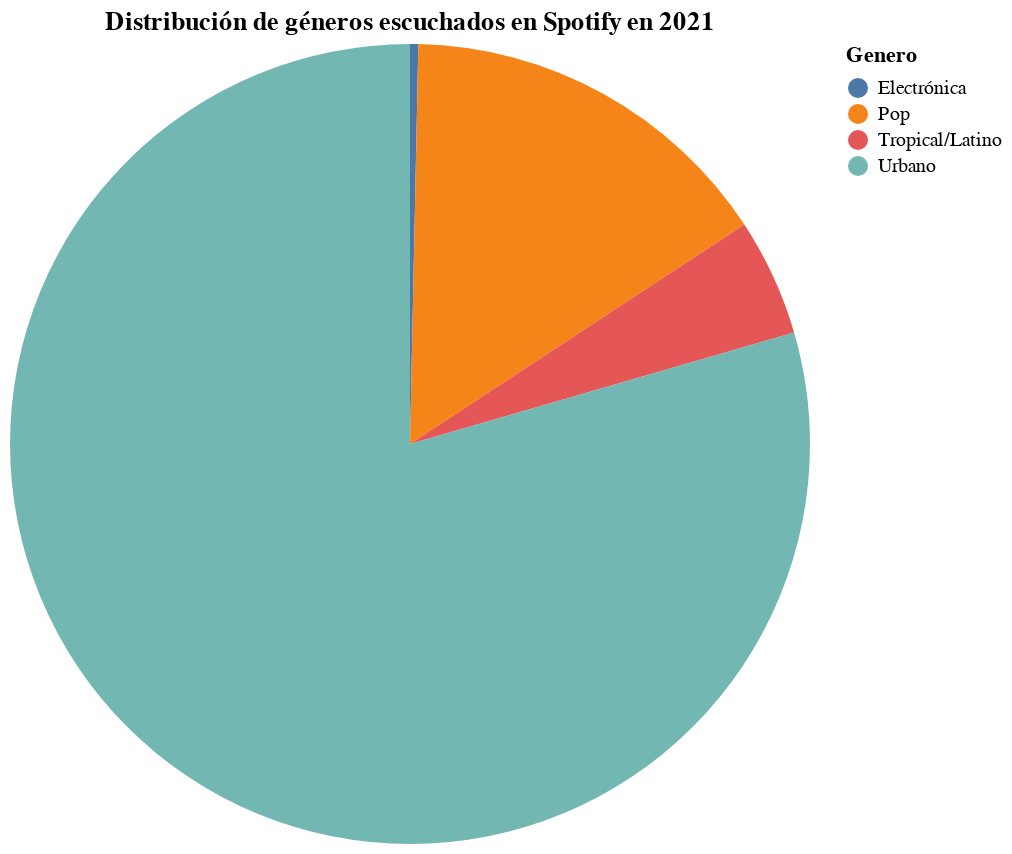

Write notebook code for a chart like this one.
### Code cell
df = pd.read_csv("Spotify2021Listo.csv")


genero_counts = (
    df.groupby("Genero")
      .size()
      .reset_index(name="Cantidad")
)


total = genero_counts["Cantidad"].sum()
genero_counts["Porcentaje"] = 100 * genero_counts["Cantidad"] / total

pie = (
    alt.Chart(genero_counts)
       .mark_arc()
       .encode(
           theta="Cantidad:Q",
           color="Genero:N",
           tooltip=[
               alt.Tooltip("Genero:N", title="Género"),
               alt.Tooltip("Cantidad:Q", title="Cantidad"),
               alt.Tooltip("Porcentaje:Q", format=".1f", title="Porcentaje (%)")
           ]
       )
       .properties(
           width=400,
           height=400,
           title="Distribución de géneros escuchados en Spotify en 2021"
       )
)

pie

### Figure 1 — Vega-Lite specification as saved in the notebook (floating-point values rounded to 4 significant figures)
{"config": {"view": {"continuousWidth": 300, "continuousHeight": 300}}, "data": {"name": "data-cec832a4a42fd89ea3a39eb6b9fb2862"}, "mark": {"type": "arc"}, "encoding": {"color": {"field": "Genero", "type": "nominal"}, "theta": {"field": "Cantidad", "type": "quantitative"}, "tooltip": [{"field": "Genero", "title": "Género", "type": "nominal"}, {"field": "Cantidad", "title": "Cantidad", "type": "quantitative"}, {"field": "Porcentaje", "format": ".1f", "title": "Porcentaje (%)", "type": "quantitative"}]}, "height": 400, "title": "Distribución de géneros escuchados en Spotify en 2021", "width": 400, "$schema": "https://vega.github.io/schema/vega-lite/v5.20.1.json", "datasets": {"data-cec832a4a42fd89ea3a39eb6b9fb2862": [{"Genero": "Electrónica", "Cantidad": 4, "Porcentaje": 0.3333}, {"Genero": "Pop", "Cantidad": 185, "Porcentaje": 15.42}, {"Genero": "Tropical/Latino", "Cantidad": 57, "Porcentaje": 4.75}, {"Genero": "Urbano", "Cantidad": 954, "Porcentaje": 79.5}]}}
